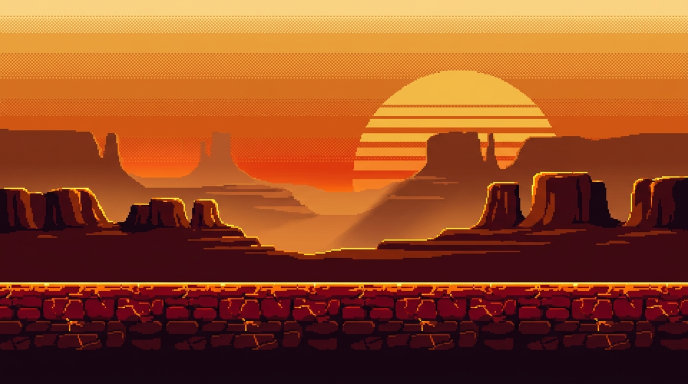
#> input picture assets-wow/raw/hybrid_b_late_afternoon/raw_0.jpg, 1376 x 768 px (shown at 1/2 size)
$ python genart_v2_prod.py
#> lines starting #> are read from the running program, lines starting #| are printed output that depends on the picture
### tools/genart_v2_post.py
#!/usr/bin/env python3
"""Post-processing for the image-generation-sourced direction sheets.

Source images come from prompted image generation (prompt + raw output stored
under assets-wow/raw/<direction>/ for full traceability — see the provenance
note in INTEGRATION_NOTES.md). This tool does the craft pass that turns a raw
generation into a native-fidelity direction sheet:

  1. center-crop to exact 16:9, LANCZOS downscale to the 640x360 virtual res;
  2. palette quantization (median cut, no dither) to a curated color budget,
     reporting the exact color count per sheet;
  3. compositing the official sprites UNMODIFIED at sensible positions: feet
     ON the walkable surface line measured per sheet (the flyer hovers, as it
     does in game);
  4. divergence check vs the baseline plate: mean absolute RGB pixel delta
     must be >= 25 (hard floor — under it a sheet is too timid by definition);
  5. 2x nearest upscale for review, 2x2 contact sheet, DIVERGENCE.json.

Only the raw sourcing is non-deterministic; everything in THIS file is a pure
function of the committed raw images.
"""
from PIL import Image, ImageDraw
from pathlib import Path
import json

from genart_v2 import load_atlas_sprites, paste_feet, up2

ROOT = Path(__file__).resolve().parent.parent
RAW = ROOT / 'assets-wow' / 'raw'
OUT = ROOT / 'assets-wow' / 'directions'
BASELINE = ROOT / 'assets-wow' / 'baseline' / '02_early_gauntlet.png'
VW, VH = 640, 360

# direction -> (color budget, walkable surface y in the 640x360 frame,
#               one-line description for the report)
DIRECTIONS = {
    'dir1_sunset_canyon': (40, 238,
        'molten banded sunset, giant slatted sun, rim-lit mesa rows, red strata rock'),
    'dir2_neon_abyss': (40, 270,
        'indigo night, magenta/teal nebulae, neon-rimmed spires, crystals, lit ground edge'),
    'dir3_butterscotch_day': (36, 235,
        'bright butterscotch daylight, dust-haze horizon, chunky saturated stone terrain'),
    'dir4_moss_dusk': (40, 236,
        'teal-to-magenta dusk, lit cloud bands, skyline arches, moss-fringed ground lip'),
    # hybrids of dir1 + dir3, requested before the final pick
    'hybrid_a_golden_hour': (40, 286,
        'golden-hour canyon: banded violet-to-butterscotch sky, giant slatted sun, dust haze, chunky red-strata stone band'),
    'hybrid_b_late_afternoon': (40, 268,
        'late afternoon: deepening amber bands, half-sunken slatted sun, raking light, molten crimson stone band with ember cracks'),
}

# Readability treatment (the dir3 flag): cool-darken the pale plain band that
# sits directly behind the sprite zone so the tan hero separates from it.
# name -> (y0, y1, (r_mul, g_mul, b_mul))
BAND_COOL = {
    'hybrid_a_golden_hour': (244, 288, (0.80, 0.76, 0.86)),
}
# Per-sheet flyer anchor when the default x tangles with scenery.
FLYER_X = {'hybrid_b_late_afternoon': 470}

# [6 lines left out: function cool_band, not called in this run]

def to_native(raw_path, colors):
#> called with colors = 40
    im = Image.open(raw_path).convert('RGB')
#> im is the input picture: PIL image 1376x768 RGB; mean R, G, B 146.2, 74.3, 35.5
    # center-crop to exact 16:9 before scaling
    tw = im.height * 16 // 9
#> tw = 1365
    if im.width > tw:
        x0 = (im.width - tw) // 2
#> x0 = 5
        im = im.crop((x0, 0, x0 + tw, im.height))
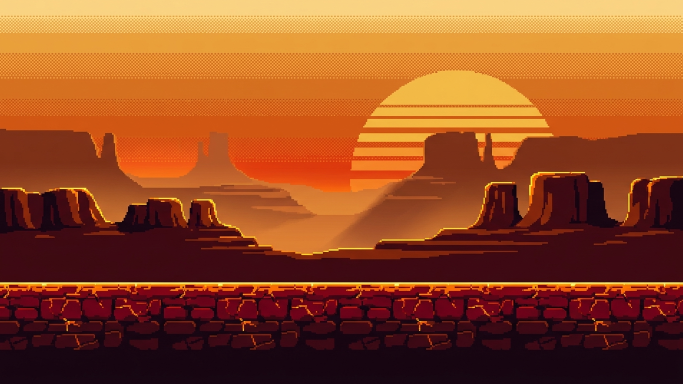
#> im: PIL image 1365x768 RGB (shown at 1/2 size); mean R, G, B 146.4, 74.4, 35.5
    im = im.resize((VW, VH), Image.LANCZOS)
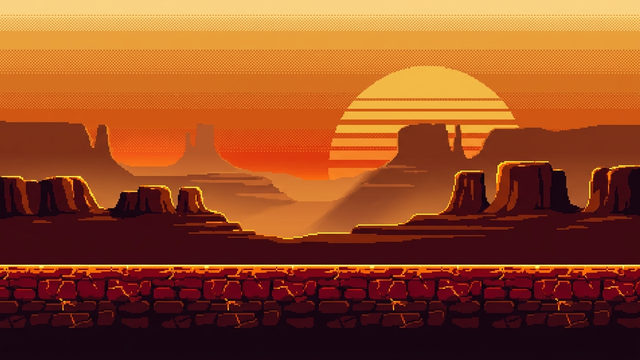
#> im: PIL image 640x360 RGB; mean R, G, B 146.3, 74.4, 35.5
    q = im.quantize(colors=colors, method=Image.MEDIANCUT, dither=Image.Dither.NONE)
    out = q.convert('RGB')
    used = len({c for _, c in out.getcolors(maxcolors=1 << 20)})
#> used = 40
    return out.convert('RGBA'), used

# [50 lines left out: functions place_cast, divergence, main, not called in this run]

# [2 lines that do not run on import are left out]

### tools/genart_v2_prod.py
#!/usr/bin/env python3
"""Full production asset build for the picked direction (late-afternoon canyon).

Sources are the committed raws under assets-wow/raw/ (prompt + output pairs);
this file is a pure function of them: chroma-key extraction, tileable wrap
blending, ONE locked master palette derived from the picked direction sheet,
and in-context mock composition on the REAL layer geometry from
web/game/scenes/play.js:

  horizon (restLine at rest camera)  y=232
  mesa strip 640x120, bottom at      y=236   (band bias 4)
  rock strip 640x80, bottom at       y=242   (band bias 10)
  far-ground haze fill from          y=222   (rocksBottom-20)
  ground: 8 rows of 16px tiles from  y=232
  sky layer scrolls at 0.10x and is drawn twice at 640 offsets -> every
  full-frame sky MUST tile horizontally; the sun therefore ships as a
  separate alpha cameo placed once (the scene already has a single-prop pass).

Outputs: assets-wow/production/*.png + PALETTE.json + mocks in
assets-wow/production/mocks/.
"""
from PIL import Image, ImageDraw
from pathlib import Path
import json
import random

ROOT = Path(__file__).resolve().parent.parent
RAW = ROOT / 'assets-wow' / 'raw'
PROD = ROOT / 'assets-wow' / 'production'
MOCKS = PROD / 'mocks'
VW, VH = 640, 360
HORIZON, MESA_BOT, ROCK_BOT, HAZE_Y = 232, 236, 242, 222

# --------------------------------------------------------------------------
# atlas sprites (official pack, read-only)
# --------------------------------------------------------------------------

def load_sprites():
    meta = json.loads((ROOT / 'web/assets/atlas.json').read_text())
    atlas = Image.open(ROOT / 'web/assets/atlas.png')
    out = {}
    for name in ('run', 'stand', 'enemywalk', 'enemywalk_red', 'enemyfly',
                 'enemyfly_red', 'coin', 'ship'):
        an = meta['anims'][name]
        f = meta['frames'][an['frames'][0]]
        img = atlas.crop((f['x'], f['y'], f['x'] + f['w'], f['y'] + f['h']))
        out[name] = (img.convert('RGBA'), f, an)
    return out

# [7 lines left out: function paste_feet, not called in this run]

# --------------------------------------------------------------------------
# craft helpers
# --------------------------------------------------------------------------

def chroma_key(im):
    """Green screen -> transparent. Conservative: kills green-dominant pixels."""
    im = im.convert('RGBA')
    px = im.load()
    for y in range(im.height):
        for x in range(im.width):
            r, g, b, a = px[x, y]
            if g > 100 and g > r + 40 and g > b + 40:
                px[x, y] = (0, 0, 0, 0)
    return im

# [71 lines left out: functions wrap_blend, seam_score, objects_from, not called in this run]

def fit_h(im, h):
    w = max(1, round(im.width * h / im.height))
    return im.resize((w, h), Image.LANCZOS)

# [9 lines left out: function quantize_to, not called in this run]

# --------------------------------------------------------------------------
# master palette: the picked direction sheet is the base; family raws add
# only the entries the base lacks (dedup by RGB distance)
# --------------------------------------------------------------------------

def build_palette():
    from genart_v2_post import to_native
    base_img, _ = to_native(RAW / 'hybrid_b_late_afternoon' / 'raw_0.jpg', 40)
    colors = [c for _, c in base_img.convert('RGB').getcolors(1 << 20)]
#> colors = 40 items, first 6: (235, 162, 61), (234, 159, 58), (225, 97, 26), (205, 97, 26), (188, 80, 24), (125, 49, 24)
    master = []
    def add(c):
        for m in master:
            if sum(abs(c[k] - m[k]) for k in range(3)) < 30:
                return
        master.append(c)
    for c in sorted(set(colors)): add(c)
#> this loop made 40 passes
#> c on passes 1 to 12: (22, 4, 15), (22, 6, 17), (23, 5, 16), (23, 5, 17), (23, 5, 18), (24, 5, 17), (24, 6, 18), (24, 7, 18), (33, 5, 16), (56, 6, 15), (56, 10, 20), (61, 10, 18)
    extras = [('prod_flora', 14, True), ('prod_props', 10, True),
              ('prod_sky_boss', 8, False), ('prod_sky_wow', 10, False),
              ('prod_title', 16, False)]
    for name, n, keyed in extras:
        im = Image.open(RAW / name / 'raw_0.jpg')
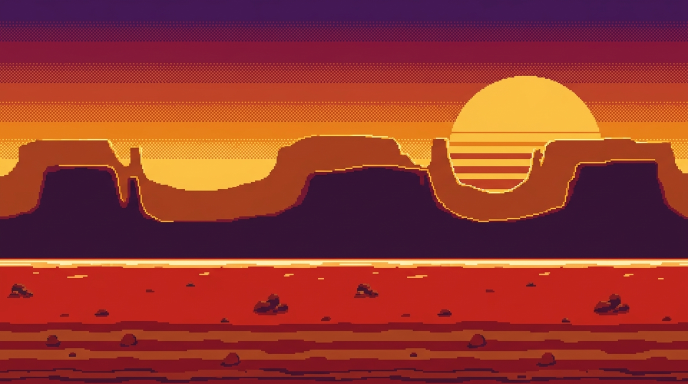
#> input picture assets-wow/raw/dir1_sunset_canyon/raw_0.jpg, 1376 x 768 px, found by its file name (shown at 1/2 size)
#> im is the input picture: PIL image 1376x768 RGB; mean R, G, B 147.4, 55.2, 46.1
        if keyed:
            im = chroma_key(im)
            rgbs = [p[:3] for p in im.getdata() if p[3] > 128]
#> rgbs = 1056768 items
            tmp = Image.new('RGB', (len(rgbs) or 1, 1))
            tmp.putdata(rgbs or [(0, 0, 0)])
            q = tmp.quantize(colors=n, method=Image.MEDIANCUT, dither=Image.Dither.NONE)
        else:
            q = im.convert('RGB').quantize(colors=n, method=Image.MEDIANCUT,
                                           dither=Image.Dither.NONE)
        pal = q.getpalette()
#> pal = 42 values, max 251 at index 0, min 17 at index 40, mean 82.69
        for i in range(n):
            add(tuple(pal[i * 3:i * 3 + 3]))
    for c in ((226, 120, 40), (245, 170, 70), (232, 165, 78)):
        if c not in master: master.append(c)
#> this loop made 3 passes
#> c on passes 1 to 3: (226, 120, 40), (245, 170, 70), (232, 165, 78)
#> after the loop, master = 29 items, first 6: (22, 4, 15), (56, 6, 15), (79, 18, 18), (100, 4, 22), (125, 49, 24), (148, 73, 35)
    master = master[:64]
    palimg = Image.new('P', (1, 1))
    flat = []
    for c in master: flat += list(c)
#> this loop made 29 passes
#> c on passes 6 to 17: (148, 73, 35), (156, 57, 23), (183, 96, 40), (188, 80, 24), (205, 97, 26), (212, 113, 33), (219, 126, 45), (220, 76, 18), (234, 159, 58), (240, 181, 74), (246, 195, 97), (249, 210, 129)
#> flat on passes 1 to 5: [22, 4, 15], [22, 4, 15, 56, 6, 15], [22, 4, 15, 56, 6, 15, 79, 18, 18], [22, 4, 15, 56, 6, 15, 79, 18, 18, 100, 4, 22], [22, 4, 15, 56, 6, 15, 79, 18, 18, 100, 4, 22, 125, 49, 24]
#> after the loop, flat = 87 values, max 249 at index 48, min 4 at index 1, mean 98.8
    flat += list(master[-1]) * (256 - len(master))
#> flat = 768 values, max 249 at index 48, min 4 at index 1, mean 151.6
    palimg.putpalette(flat)
    return master, palimg

# --------------------------------------------------------------------------
# asset builders
# --------------------------------------------------------------------------


BAYER4 = [[0, 8, 2, 10], [12, 4, 14, 6], [3, 11, 1, 9], [15, 7, 13, 5]]

# [95 lines left out: functions banded_sky, build_sky_base, build_sky_variant, build_sun, build_strip, not called in this run]

# frame map v2 (organic masonry): the tileset encodes a 16-tile-wide,
# 8-course-deep continuous stone band (256x128 px) plus 5 shaped frames.
#   0..15         surface course, x phase 0..15
#   16..127       fill, depth d=1..7: frame 16 + (d-1)*16 + phase
#   128/129       surface pit edge, pit on the LEFT / RIGHT
#   130           underside lip
#   131/132       pit wall, pit on the LEFT / RIGHT
TILE_P = 16
FILL_D = 7
MAS_W, MAS_H = TILE_P * 16, (FILL_D + 1) * 16
TILE_FRAMES = TILE_P + FILL_D * TILE_P + 5      # 133

# Locked-palette entries only (assets-wow/production/PALETTE.json), chosen
# from a per-depth census of the approved sheet's own floor band.
CRUST_HI  = (249, 210, 129)   # f9d281
CRUST_GLO = (234, 159, 58)    # ea9f3a
CRUST_MID = (227, 139, 48)    # e38b30
CRUST_LOW = (212, 113, 33)    # d47121
CRUST_SET = (148, 73, 35)     # 944923
CRUST_DRK = (89, 14, 12)      # 590e0c

# [569 lines left out: functions _h2, _zone, _ember, build_masonry, build_tiles, build_objects and 5 more, not called in this run]

# --------------------------------------------------------------------------
# in-context mock composition (real render order)
# --------------------------------------------------------------------------

HAZE = (58, 18, 22, 255)      # deep maroon replacing play.js's #2a1c33

# [60 lines left out: functions strip_x, compose, not called in this run]

def up2(im):
    return im.resize((im.width * 2, im.height * 2), Image.NEAREST)

# --------------------------------------------------------------------------

def main():
    PROD.mkdir(parents=True, exist_ok=True)
    MOCKS.mkdir(parents=True, exist_ok=True)
    master, palimg = build_palette()
    sprites = load_sprites()
    from genart_v2_post import to_native
    base_sheet, _ = to_native(RAW / 'hybrid_b_late_afternoon' / 'raw_0.jpg', 40)

    A = {}
    A['sky'] = build_sky_base(master)
    A['sky_boss'] = build_sky_variant('prod_sky_boss', master)
    A['sky_wow'] = build_sky_variant('prod_sky_wow', master, y_frac=(0.45, 1.0), embers=77)
    A['sun'] = build_sun(palimg)
    A['mesas'] = build_strip('prod_mesas', (VW, 120), palimg)
    A['mesas'] = haze_push(A['mesas'], (214, 122, 44), 0.28, palimg)
    A['rocks'] = build_strip('prod_rocks_strip', (VW, 80), palimg)
    A['rocks'] = haze_push(A['rocks'], (120, 52, 34), 0.22, palimg)
    A['rocks'] = darken_keep_alpha(A['rocks'], 0.80, palimg)
    A['rocks'] = rock_texture(A['rocks'], palimg)
    A['tiles'] = build_tiles(palimg, base_sheet)
    A['tiles_wow'] = ember_shift(A['tiles'], palimg)
    props = build_objects('prod_props', [64, 56, 40], palimg)
    A['props'] = {'spire': props[0], 'arch': props[1], 'wreck': props[2]}
    # Ancient landmarks (fix round, user request): four ruined monuments
    # joining the spire/arch/wreck family — half-buried colossal statue head,
    # weathered obelisk, megalithic gate, colossal fossil ribcage. Same
    # pipeline (chroma-key → objects → quantize into the LOCKED master, which
    # deliberately does not learn any new entries from this raw).
    lands = build_objects('prod_landmarks', [44, 58, 52, 34], palimg)
    A['landmarks'] = {'head': lands[0], 'obelisk': lands[1],
                      'mgate': lands[2], 'ribs': lands[3]}
    A['flora'] = build_objects('prod_flora', [34, 44, 22, 16, 12, 32, 7, 7], palimg)
    A['title'] = quantize_to(
        Image.open(RAW / 'prod_title' / 'raw_0.jpg').convert('RGB')
        .crop((10, 0, 1376 - 10, 768)).resize((VW, VH), Image.LANCZOS)
        .convert('RGBA'), palimg, keep_alpha=False)
    cam = build_cameos(palimg)
    A['prop1'], A['prop2'] = cam

    for k in ('sky', 'sky_boss', 'sky_wow', 'sun', 'mesas', 'rocks', 'tiles',
              'tiles_wow', 'title', 'prop1', 'prop2'):
        A[k].save(PROD / f'{k}.png')
    for k, v in A['props'].items():
        v.save(PROD / f'prop_{k}.png')
    for k, v in A['landmarks'].items():
        v.save(PROD / f'prop_{k}.png')
    for i, f in enumerate(A['flora']):
        f.save(PROD / f'flora_{i}.png')

    seams = {k: round(seam_score(A[k]), 2) for k in ('sky', 'sky_boss', 'sky_wow',
                                                     'mesas', 'rocks')}
    used = set()
    for k in ('sky', 'sky_boss', 'sky_wow', 'sun', 'mesas', 'rocks', 'tiles',
              'tiles_wow', 'title', 'prop1', 'prop2'):
        used |= {p[:3] for p in A[k].getdata() if len(p) < 4 or p[3] > 0}
    (PROD / 'PALETTE.json').write_text(json.dumps({
        'master': ['#%02x%02x%02x' % c for c in master],
        'master_count': len(master),
        'used_across_assets': len(used),
        'seam_scores': seams}, indent=1))

    # ---- mocks -----------------------------------------------------------
    m = compose(A, sky=A['sky'], sun_at=(352, 66), mesa_off=0, rock_off=0,
                props_at=[('arch', 60)], flora_mid=[(3, 300)],
                flora_play=[(0, 96), (5, 340), (4, 520), (6, 590)],
                pit=range(26, 29), seed=5)
    paste_feet(m, sprites['run'], 180, HORIZON)
    paste_feet(m, sprites['enemywalk'], 430, HORIZON)
    paste_feet(m, sprites['enemyfly'], 545, HORIZON - 78)
    coin = sprites['coin'][0]
    for i, cx in enumerate((240, 262, 284)):
        m.alpha_composite(coin, (cx, HORIZON - 46 - (4 if i == 1 else 0)))
    up2(m).save(MOCKS / 'gauntlet_early.png')

    m = compose(A, sky=A['sky'], sun_at=(296, 66), mesa_off=320, rock_off=480,
                props_at=[('spire', 500), ('wreck', 90)], flora_mid=[(2, 240)],
                flora_play=[(1, 60), (4, 300), (3, 600)],
                pit=range(14, 16), seed=9)
    paste_feet(m, sprites['run'], 340, HORIZON)
    paste_feet(m, sprites['enemywalk'], 470, HORIZON)
    paste_feet(m, sprites['enemywalk'], 560, HORIZON)
    paste_feet(m, sprites['enemyfly'], 180, HORIZON - 84)
    for cx in (390, 412, 434):
        m.alpha_composite(coin, (cx, HORIZON - 50))
    up2(m).save(MOCKS / 'gauntlet_late.png')

    m = compose(A, sky=A['sky_boss'], sun_at=None, mesa_off=160, rock_off=240,
                props_at=[], flora_mid=[], flora_play=[(4, 80)], pit=None, seed=13)
    paste_feet(m, sprites['run'], 150, HORIZON)
    paste_feet(m, sprites['enemyfly_red'], 430, HORIZON - 110, scale=3)
    up2(m).save(MOCKS / 'boss_arena.png')

    m = compose(A, sky=A['sky_wow'], sun_at=None, mesa_off=520, rock_off=100,
                tiles=A['tiles_wow'], props_at=[('spire', 420)],
                flora_mid=[(3, 150)], flora_play=[(5, 90), (4, 560)],
                pit=range(30, 32), seed=21)
    paste_feet(m, sprites['run'], 200, HORIZON)
    paste_feet(m, sprites['enemywalk_red'], 400, HORIZON)
    paste_feet(m, sprites['enemyfly_red'], 520, HORIZON - 70)
    up2(m).save(MOCKS / 'wow_zone.png')

    t = A['title'].copy()
    dT = ImageDraw.Draw(t)
    dT.ellipse([120 - 22, 344, 120 + 22, 352], fill=(20, 6, 8, 110))
    paste_feet(t, sprites['stand'], 120, 348)
    up2(t).save(MOCKS / 'title.png')

    m = compose(A, sky=A['sky'], sun_at=(386, 62), mesa_off=64, rock_off=32,
                props_at=[('arch', 540)], flora_mid=[(2, 500)],
                flora_play=[(5, 60), (6, 250)], pit=None, seed=31)
    paste_feet(m, sprites['ship'], 450, HORIZON)
    paste_feet(m, sprites['run'], 250, HORIZON)
    for i, cx in enumerate(range(180, 420, 24)):
        m.alpha_composite(coin, (cx, HORIZON - 74 - (i % 3) * 12))
    up2(m).save(MOCKS / 'win_ship.png')

    print('palette master =', len(master), '| used across assets =', len(used))
    print('seam scores (0 = perfect tile):', seams)
    print('assets ->', PROD)

if __name__ == '__main__':
#> (the run stopped early here; a loop or call above may not have finished)
